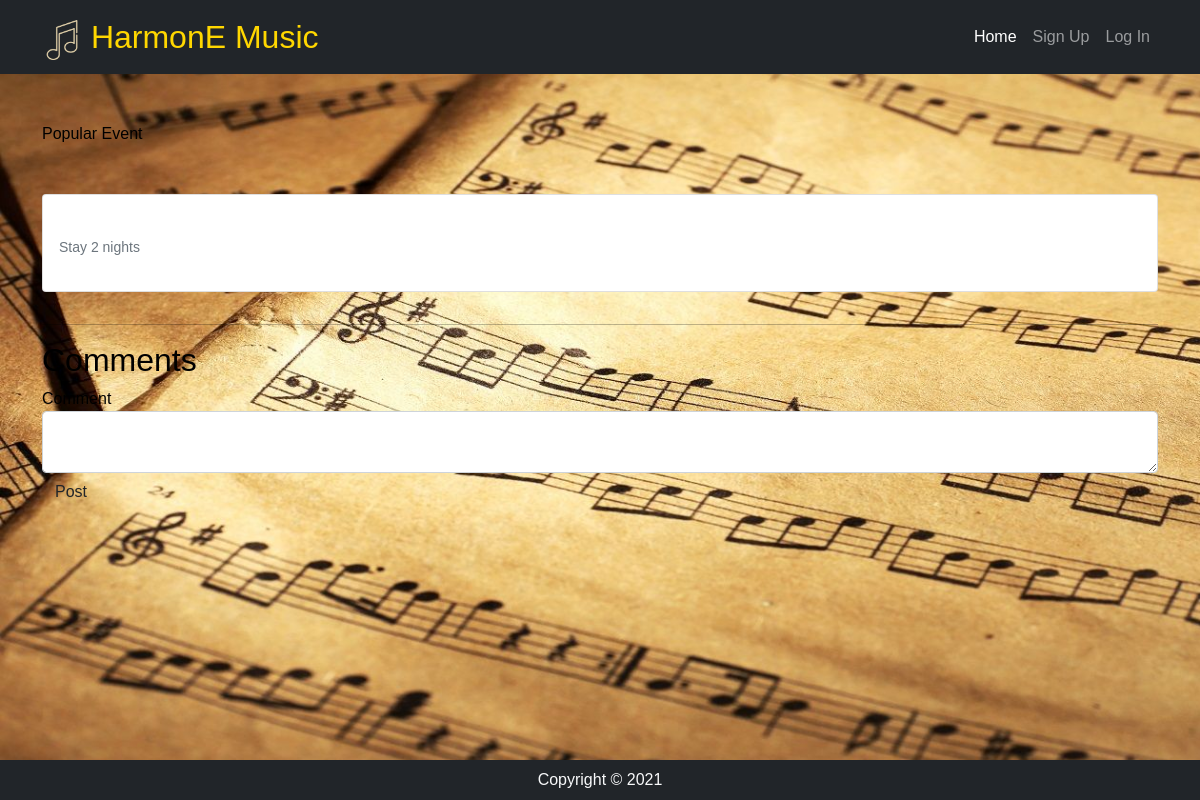
The app's page /events/2, older data.
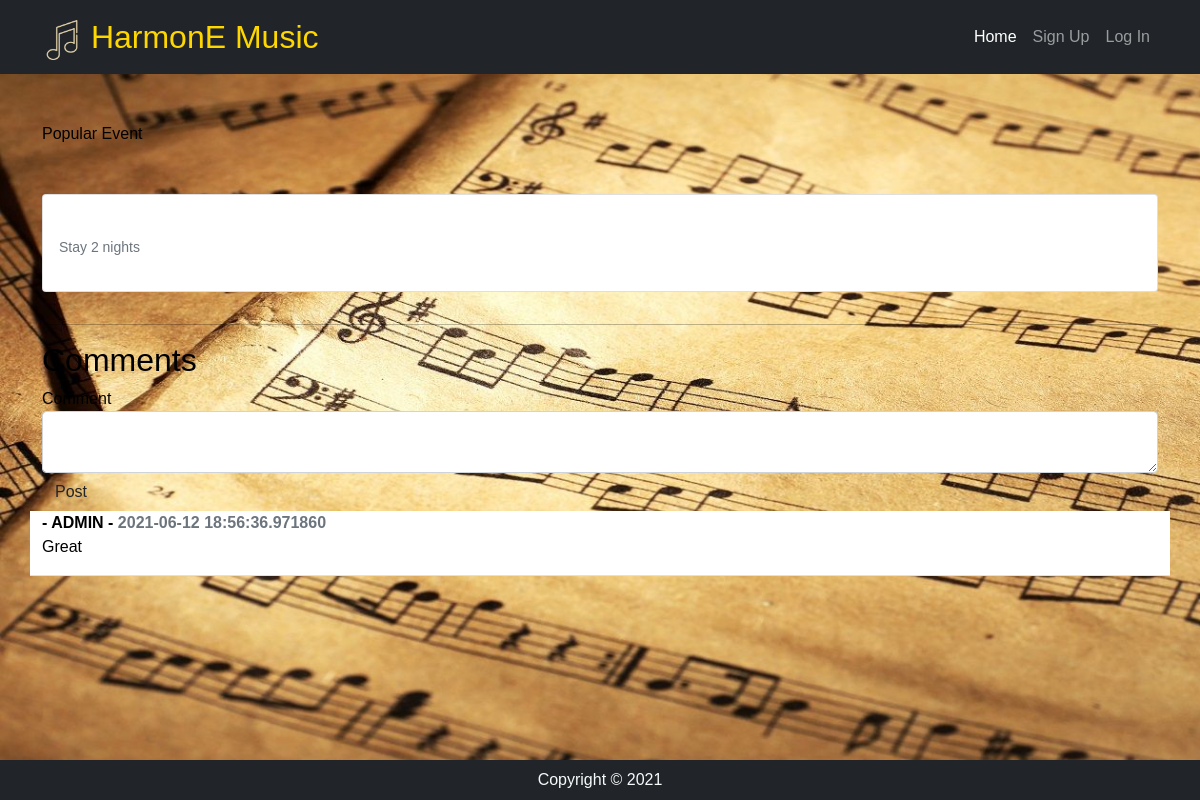
The same page, newer data.
### music/models.py (models this page shows, shortened)
class Comment(db.Model):
    __tablename__ = 'comments'
    id = db.Column(db.Integer, primary_key=True)
    text = db.Column(db.String(400))
    created_at = db.Column(db.DateTime, default=datetime.now())
    user_id = db.Column(db.Integer, db.ForeignKey('users.id'))
    event_id = db.Column(db.Integer, db.ForeignKey('events.id'))

class User(db.Model, UserMixin):
    __tablename__='users' # good practice to specify table name
    id = db.Column(db.Integer, primary_key=True)
    name = db.Column(db.String(100), index=True, unique=True, nullable=False)
    emailid = db.Column(db.String(100), index=True, nullable=False)
    contactnumber = db.Column(db.String(10), index=True, nullable=False)
    addres = db.Column(db.String(100), index=True, nullable=False)
    password_hash = db.Column(db.String(255), nullable=False)
    role = db.Column(db.String(200), index=True, nullable=False)
    events = db.relationship('MusicEvent', backref='users')
    comments = db.relationship('Comment', backref='users')

### music/events.py (the view)
@bp.route('/<id>')
def show(id):
  event = MusicEvent.query.filter_by(id=id).first()
  cform = CommentForm()
  return render_template('events/show.html', event=event, form=cform)

### music/forms.py
class CommentForm(FlaskForm):
    text = TextAreaField('Comment', [InputRequired()])
    submit = SubmitField('Post')

### music/templates/events/show.html (shortened to what this page needs)
{% extends 'base.html' %}
{% import "bootstrap/wtf.html" as wtf %}
{% block content %}
<div class="container">
    <div class="row mt-5 mb-3">
        <div class="col-md-12">
            <div class="float-left">
                {% if current_user.is_authenticated and current_user.name==event.EventCreator%}
                <a href="{{url_for('event.edit', id=event.id)}}" class="btn btn-danger">Edit</a>
                {% else %}
                <p>Popular Event</p>
                {% endif %}
                </div>
        </div>
    </div>
    <div class="row">
        <div class="col-md-12">
            <div class="card my-3">
                <div class="card-body">
                    <div class="media">
                        <div class="media-body">
                            <small class="font-weight-bold text-muted">Stay 2 nights</small>
                        </div>
                    </div>
                </div>
            </div>
        </div>
    </div>
    <hr>
    <div class="row">
        <div class="col-md-12">
            <h2>Comments</h1>
        </div>
    </div>
    <div>
        {{wtf.quick_form(form,
            "/events/{0}/comment".format(event.id))}}
    </div>
    {% for comment in event.comments %}
    <div class="row border-bottom">
        <div class="col-md-12" style="background-color: white; border: 2px black;">
            <b> - {{comment.users.name}} - <span class="ml-2 text-muted">{{comment.created_at}}</span></b>
            <p>{{comment.text}}</p>
        </div>
    </div>
    {% endfor %}
</div>
{% endblock %}

### music/templates/base.html (shortened to what this page needs)
<!doctype html>
<html lang="en">
<head>
    <link href="https://cdn.jsdelivr.net/npm/bootstrap@5.0.0-beta3/dist/css/bootstrap.min.css" rel="stylesheet"
>
    <link rel="stylesheet" type="text/css" href="/static/styles.css">
</head>
<body class="d-flex flex-column site-content">
    <header>
        <nav class="navbar navbar-expand-lg bg-dark navbar-dark">
            <div class="container">
                <a class="navbar-brand" style="color: gold;" href="/">
                    <img src="\static\images\harmonElogo.png" style="width:40px;height:40px;"> HarmonE Music</a>
                <section class="collapse navbar-collapse justify-content-end" id="navbarNav">
                    <div class="navbar-nav">
                        <a class="nav-item nav-link active" href="/">Home</a>
                        {% if current_user.is_authenticated and current_user.role=="admin" %}
                        <a class="nav-item nav-link" href="{{ url_for('auth.logout') }}">Log Out</a>
                        <a class="nav-item nav-link" href="{{ url_for('event.create') }}">Create Event</a>
                        {% elif current_user.is_authenticated and current_user.role=="customer" %}
                        <a class="nav-item nav-link" href="/">Bookings</a>
                        <a class="nav-item nav-link" href="{{ url_for('auth.logout') }}">Log Out</a>
                        {% else %}
                        <a class="nav-item nav-link" href="{{ url_for('auth.register') }}">Sign Up</a>
                        <a class="nav-item nav-link" href="{{ url_for('auth.login') }}">Log In</a>
                        {% endif %}
                    </div>
                </section>
            </div>
        </nav>
    </header>
    {% block content %}
    {% endblock %}
    <footer class="footer mt-auto">
        <div class="text-center py-2 bg-dark">
            <span class="text-light">Copyright &copy; 2021</span>
        </div>
    </footer>
</body>
</html>

### music/static/styles.css (style rules this page uses)
body { padding: 0%; margin: 0%; min-height: 100vh; font-family: 'Rubik', sans-serif; color: var(--info-colour); }
.site-content { background-image: url('images/sheetmusic.jpg'); background-attachment: fixed; background-size: cover; }
.navbar-brand { font-size: 2em; color:gold !important; }

Row changes from the older to the newer data that the page shows:
added Comment: users.name "ADMIN", created_at "2021-06-12 18:56:36.971860", text "Great"
